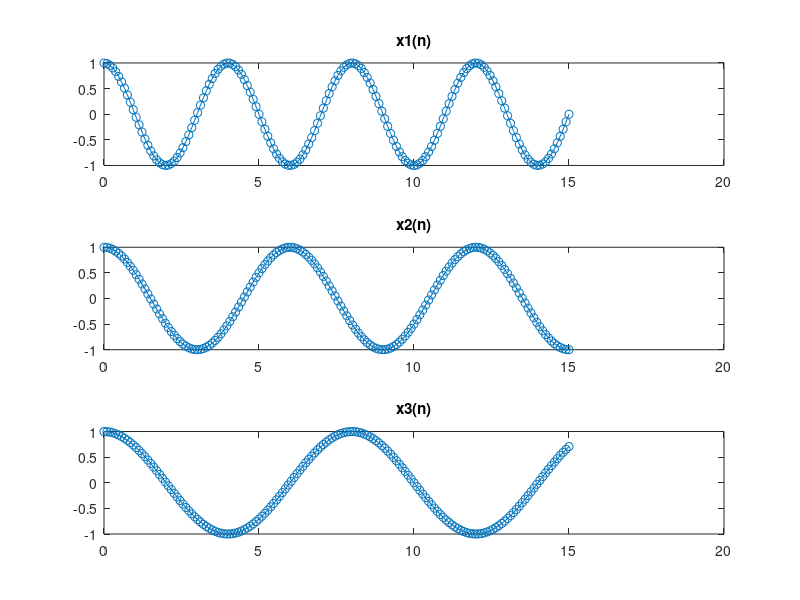
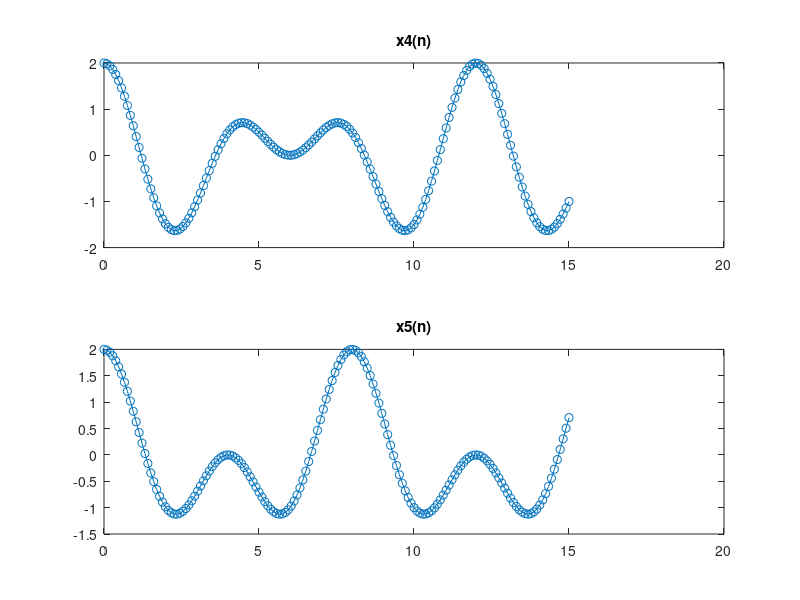

Source code (MATLAB) for these figures, in order:
%Tarea 1 ejercicio 4
n = 16;% para completar ciclo de x1_n [n=4],  x2_n [n=6],  x3_n [n=8]. Pongo un valor más grande para ver un la continuidad de la onda
separacion = 10;
muestras_n = linspace(0,n-1,n*separacion)';

x1_n = cos((2*pi*muestras_n)/(4));
x2_n = cos((2*pi*muestras_n)/(6));
x3_n = cos((2*pi*muestras_n)/(8));

x4_n = x1_n + x2_n;
x5_n = x1_n + x3_n;

f1 = figure('Name','Graficos funcion plot','NumberTitle','on');
subplot(3,1,1);
plot(muestras_n,x1_n,'-o');
title("x1(n)");

subplot(3,1,2);
plot(muestras_n,x2_n,'-o');
title("x2(n)");

subplot(3,1,3);
plot(muestras_n,x3_n,'-o');
title("x3(n)");

f2 = figure('Name','Graficos funcion plot','NumberTitle','on');
subplot(2,1,1);
plot(muestras_n,x4_n,'-o');
title("x4(n)");

subplot(2,1,2);
plot(muestras_n,x5_n,'-o');
title("x5(n)");